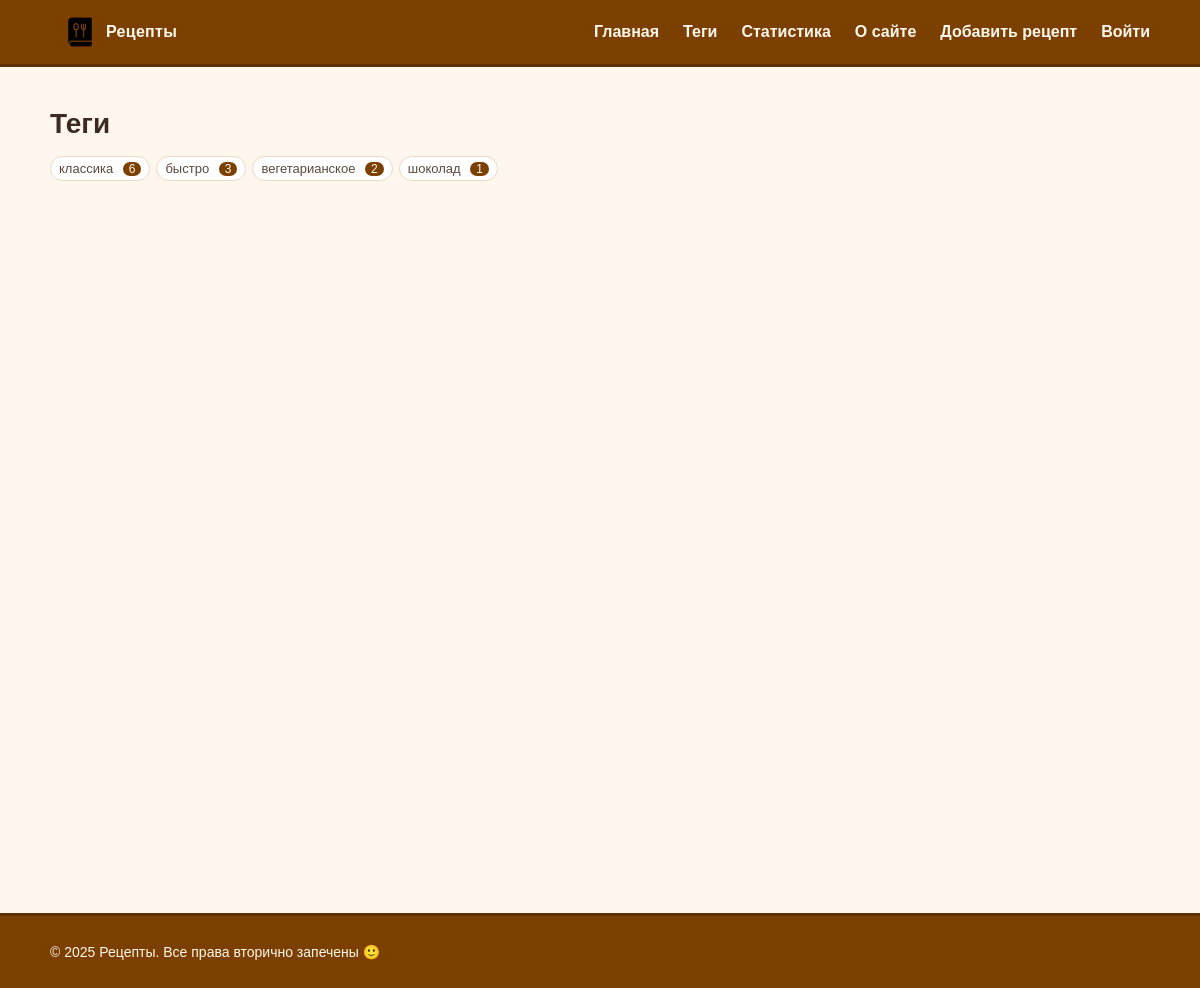
Page /tags/ on the earlier database version.
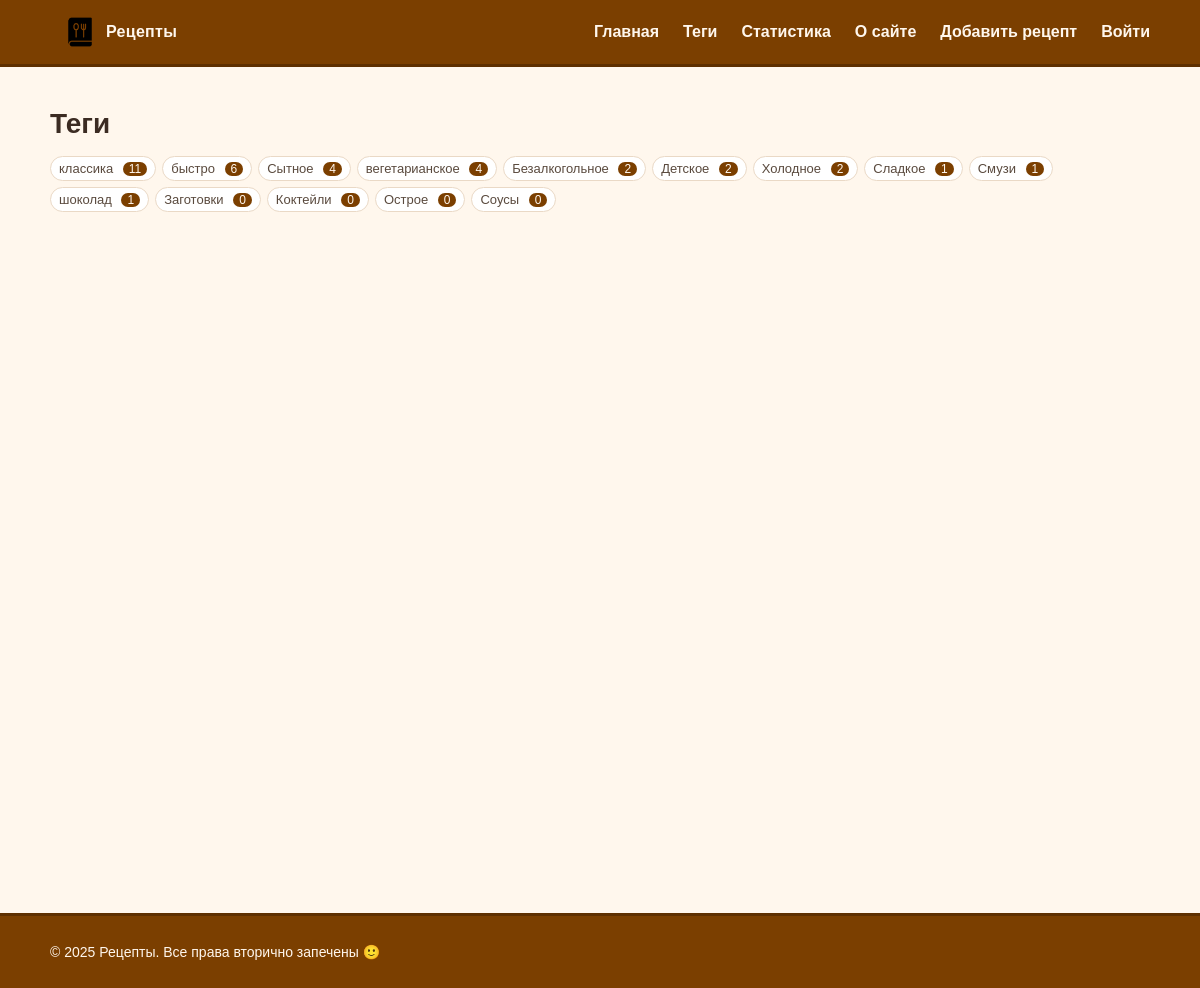
Same page on the later database version.
### recipes/models.py (models this page shows, shortened)
class Tag(models.Model):
    name = models.CharField("Название", max_length=120, unique=True, db_index=True)
    slug = models.SlugField("Слаг", max_length=120, unique=True, db_index=True)
    class Meta:
        verbose_name = "Тег"
        verbose_name_plural = "Теги"
        ordering = ["name"]
    def get_absolute_url(self):
        return reverse("recipes_by_tag", kwargs={"slug": self.slug})

### recipes/views.py (the view)
# urls.py: path('tags/', views.tag_list, name='tag_list'),
def tag_list(request):
    tags = Tag.objects.annotate(recipe_count=Count('recipes')).order_by('-recipe_count', 'name')
    return render(request, 'recipes/tag_list.html', {'tags': tags, 'title': 'Теги', 'year': 2025})

### recipes/templates/recipes/tag_list.html (shortened to what this page needs)
{% extends 'base.html' %}
{% block content %}
  <h1 class="page-title">Теги</h1>
  <ul class="tags tags-cloud">
    {% for t in tags %}
      <li>
        <a class="tag" href="{{ t.get_absolute_url }}">
          {{ t.name }} <span class="tag-badge">{{ t.recipe_count }}</span>
        </a>
      </li>
    {% endfor %}
  </ul>
{% endblock %}

Differences in the rows shown:
computed for Tag "классика": recipe_count "6" → "11"
computed for Tag "быстро": recipe_count "3" → "6"
added Tag: name "Сытное", recipe_count "4"
computed for Tag "вегетарианское": recipe_count "2" → "4"
added Tag: name "Безалкогольное", recipe_count "2"
added Tag: name "Детское", recipe_count "2"
added Tag: name "Холодное", recipe_count "2"
added Tag: name "Сладкое", recipe_count "1"
added Tag: name "Смузи", recipe_count "1"
added Tag: name "Заготовки", recipe_count "0"
added Tag: name "Коктейли", recipe_count "0"
added Tag: name "Острое", recipe_count "0"
added Tag: name "Соусы", recipe_count "0"
